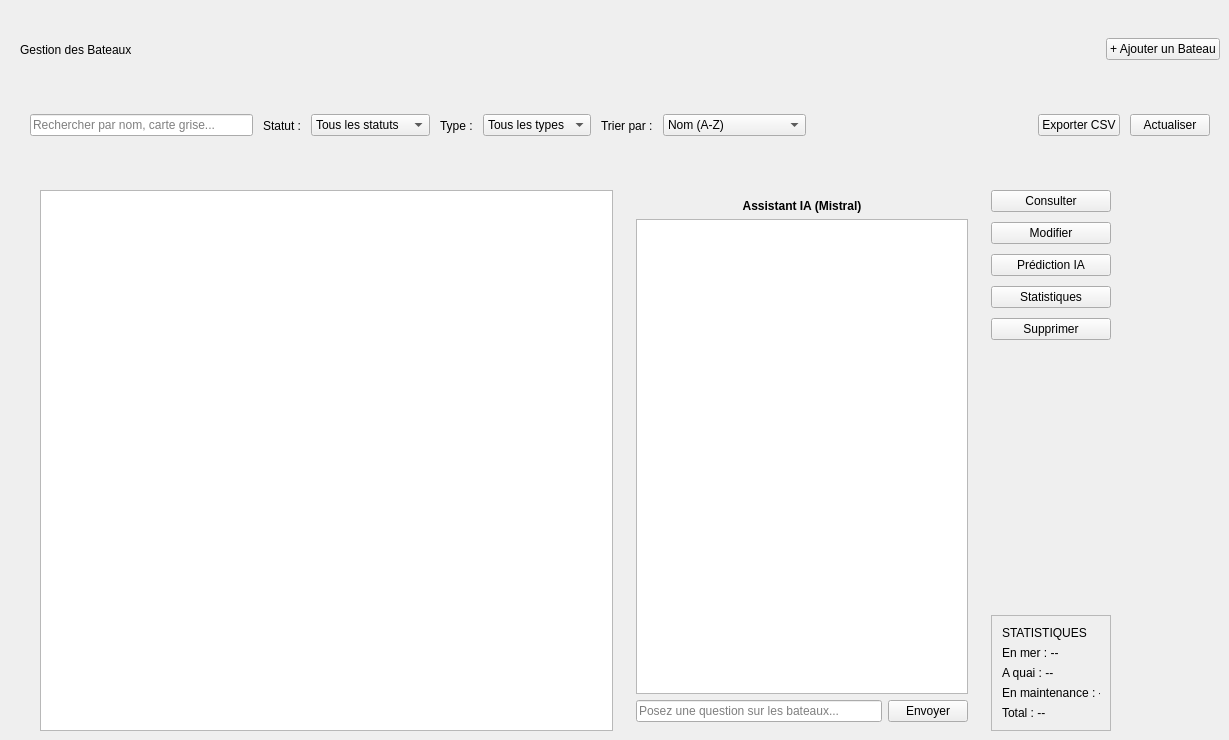
      <widget class="QWidget" name="pageListe">
       <widget class="QWidget" name="pageTitleRow" native="true">
        <property name="geometry">
         <rect>
          <x>20</x>
          <y>14</y>
          <width>1200</width>
          <height>71</height>
         </rect>
        </property>
        <layout class="QHBoxLayout" name="pageTitleLayout">
         <property name="leftMargin">
          <number>0</number>
         </property>
         <property name="topMargin">
          <number>0</number>
         </property>
         <property name="rightMargin">
          <number>0</number>
         </property>
         <property name="bottomMargin">
          <number>0</number>
         </property>
         <item>
          <widget class="QLabel" name="lblTitle">
           <property name="text">
            <string>Gestion des Bateaux</string>
           </property>
          </widget>
         </item>
         <item>
          <spacer>
           <property name="orientation">
            <enum>Qt::Orientation::Horizontal</enum>
           </property>
           <property name="sizeHint" stdset="0">
            <size>
             <width>40</width>
             <height>20</height>
            </size>
           </property>
          </spacer>
         </item>
         <item>
          <widget class="QPushButton" name="btnAjouter">
           <property name="text">
            <string>+ Ajouter un Bateau</string>
           </property>
          </widget>
         </item>
        </layout>
       </widget>
       <widget class="QWidget" name="toolbar" native="true">
        <property name="geometry">
         <rect>
          <x>20</x>
          <y>90</y>
          <width>1200</width>
          <height>71</height>
         </rect>
        </property>
        <layout class="QHBoxLayout" name="toolbarLayout">
         <property name="spacing">
          <number>10</number>
         </property>
         <property name="leftMargin">
          <number>10</number>
         </property>
         <property name="topMargin">
          <number>0</number>
         </property>
         <property name="rightMargin">
          <number>10</number>
         </property>
         <property name="bottomMargin">
          <number>0</number>
         </property>
         <item>
          <widget class="QLineEdit" name="lineEdit">
           <property name="placeholderText">
            <string>Rechercher par nom, carte grise...</string>
           </property>
          </widget>
         </item>
         <item>
          <widget class="QLabel" name="lblFilterStatus">
           <property name="text">
            <string>Statut :</string>
           </property>
          </widget>
         </item>
         <item>
          <widget class="QComboBox" name="comboBox">
           <item>
            <property name="text">
             <string>Tous les statuts</string>
            </property>
           </item>
           <item>
            <property name="text">
             <string>En mer</string>
            </property>
           </item>
           <item>
            <property name="text">
             <string>A quai</string>
            </property>
           </item>
           <item>
            <property name="text">
             <string>En maintenance</string>
            </property>
           </item>
          </widget>
         </item>
         <item>
          <widget class="QLabel" name="lblFilterType">
           <property name="text">
            <string>Type :</string>
           </property>
          </widget>
         </item>
         <item>
          <widget class="QComboBox" name="comboBoxType">
           <item>
            <property name="text">
             <string>Tous les types</string>
            </property>
           </item>
           <item>
            <property name="text">
             <string>Petit</string>
            </property>
           </item>
           <item>
            <property name="text">
             <string>Moyen</string>
            </property>
           </item>
           <item>
            <property name="text">
             <string>Grand</string>
            </property>
           </item>
          </widget>
         </item>
         <item>
          <widget class="QLabel" name="lblTri">
           <property name="text">
            <string>Trier par :</string>
           </property>
          </widget>
         </item>
         <item>
          <widget class="QComboBox" name="comboTri">
           <item>
            <property name="text">
             <string>Nom (A-Z)</string>
            </property>
           </item>
           <item>
            <property name="text">
             <string>Nom (Z-A)</string>
            </property>
           </item>
           <item>
            <property name="text">
             <string>Statut</string>
            </property>
           </item>
           <item>
            <property name="text">
             <string>Date d'ajout (recent)</string>
            </property>
           </item>
           <item>
            <property name="text">
             <string>Date d'ajout (ancien)</string>
            </property>
           </item>
          </widget>
         </item>
         <item>
          <spacer>
           <property name="orientation">
            <enum>Qt::Orientation::Horizontal</enum>
           </property>
           <property name="sizeHint" stdset="0">
            <size>
             <width>40</width>
             <height>20</height>
            </size>
           </property>
          </spacer>
         </item>
         <item>
          <widget class="QPushButton" name="pushButton">
           <property name="text">
            <string>Exporter CSV</string>
           </property>
          </widget>
         </item>
         <item>
          <widget class="QPushButton" name="pushButton_2">
           <property name="text">
            <string>Actualiser</string>
           </property>
          </widget>
         </item>
        </layout>
       </widget>
       <widget class="QWidget" name="tableArea" native="true">
        <property name="geometry">
         <rect>
          <x>40</x>
          <y>190</y>
          <width>1071</width>
          <height>541</height>
         </rect>
        </property>
        <layout class="QHBoxLayout" name="tableAreaLayout">
         <property name="spacing">
          <number>14</number>
         </property>
         <property name="leftMargin">
          <number>0</number>
         </property>
         <property name="topMargin">
          <number>0</number>
         </property>
         <property name="rightMargin">
          <number>0</number>
         </property>
         <property name="bottomMargin">
          <number>0</number>
         </property>
         <item>
          <widget class="QTableView" name="tableBateaux"/>
         </item>
         <item>
          <widget class="QWidget" name="chatWidget" native="true">
           <property name="minimumSize">
            <size>
             <width>350</width>
             <height>0</height>
            </size>
           </property>
           <property name="maximumSize">
            <size>
             <width>350</width>
             <height>16777215</height>
            </size>
           </property>
           <layout class="QVBoxLayout" name="chatLayout">
            <item>
             <widget class="QLabel" name="lblChatTitle">
              <property name="text">
               <string>&lt;b&gt;Assistant IA (Mistral)&lt;/b&gt;</string>
              </property>
              <property name="alignment">
               <set>Qt::AlignmentFlag::AlignCenter</set>
              </property>
             </widget>
            </item>
            <item>
             <widget class="QTextEdit" name="txtChatHistory">
              <property name="readOnly">
               <bool>true</bool>
              </property>
             </widget>
            </item>
            <item>
             <layout class="QHBoxLayout" name="chatInputLayout">
              <item>
               <widget class="QLineEdit" name="txtChatInput">
                <property name="placeholderText">
                 <string>Posez une question sur les bateaux...</string>
                </property>
               </widget>
              </item>
              <item>
               <widget class="QPushButton" name="btnSendChat">
                <property name="text">
                 <string>Envoyer</string>
                </property>
               </widget>
              </item>
             </layout>
            </item>
           </layout>
          </widget>
         </item>
         <item>
          <widget class="QWidget" name="actionButtons" native="true">
           <property name="minimumSize">
            <size>
             <width>120</width>
             <height>0</height>
            </size>
           </property>
           <property name="maximumSize">
            <size>
             <width>120</width>
             <height>16777215</height>
            </size>
           </property>
           <layout class="QVBoxLayout" name="actionButtonsLayout">
            <property name="spacing">
             <number>10</number>
            </property>
            <property name="leftMargin">
             <number>0</number>
            </property>
            <property name="topMargin">
             <number>0</number>
            </property>
            <property name="rightMargin">
             <number>0</number>
            </property>
            <property name="bottomMargin">
             <number>0</number>
            </property>
            <item>
             <widget class="QPushButton" name="btnConsulter">
              <property name="text">
               <string>Consulter</string>
              </property>
             </widget>
            </item>
            <item>
             <widget class="QPushButton" name="btnModify">
              <property name="text">
               <string>Modifier</string>
              </property>
             </widget>
            </item>
            <item>
             <widget class="QPushButton" name="btnPrediction">
              <property name="text">
               <string>Prédiction IA</string>
              </property>
             </widget>
            </item>
            <item>
             <widget class="QPushButton" name="btnActionStats">
              <property name="text">
               <string>Statistiques</string>
              </property>
             </widget>
            </item>
            <item>
             <widget class="QPushButton" name="btnDelete">
              <property name="text">
               <string>Supprimer</string>
              </property>
             </widget>
            </item>
            <item>
             <spacer>
              <property name="orientation">
               <enum>Qt::Orientation::Vertical</enum>
              </property>
              <property name="sizeHint" stdset="0">
               <size>
                <width>20</width>
                <height>40</height>
               </size>
              </property>
             </spacer>
            </item>
            <item>
             <widget class="QFrame" name="statsFrame">
              <property name="frameShape">
               <enum>QFrame::Shape::StyledPanel</enum>
              </property>
              <layout class="QVBoxLayout" name="statsLayout">
               <property name="leftMargin">
                <number>10</number>
               </property>
               <property name="topMargin">
                <number>10</number>
               </property>
               <property name="rightMargin">
                <number>10</number>
               </property>
               <property name="bottomMargin">
                <number>10</number>
               </property>
               <item>
                <widget class="QLabel" name="lblStatsTitle">
                 <property name="text">
                  <string>STATISTIQUES</string>
                 </property>
                </widget>
               </item>
               <item>
                <widget class="QLabel" name="lblStatEnMer">
                 <property name="text">
                  <string>En mer : --</string>
                 </property>
                </widget>
               </item>
               <item>
                <widget class="QLabel" name="lblStatAQuai">
                 <property name="text">
                  <string>A quai : --</string>
                 </property>
                </widget>
               </item>
               <item>
                <widget class="QLabel" name="lblStatMaintenance">
                 <property name="text">
                  <string>En maintenance : --</string>
                 </property>
                </widget>
               </item>
               <item>
                <widget class="QLabel" name="lblStatTotal">
                 <property name="text">
                  <string>Total : --</string>
                 </property>
                </widget>
               </item>
              </layout>
             </widget>
            </item>
           </layout>
          </widget>
         </item>
        </layout>
       </widget>
      </widget>
